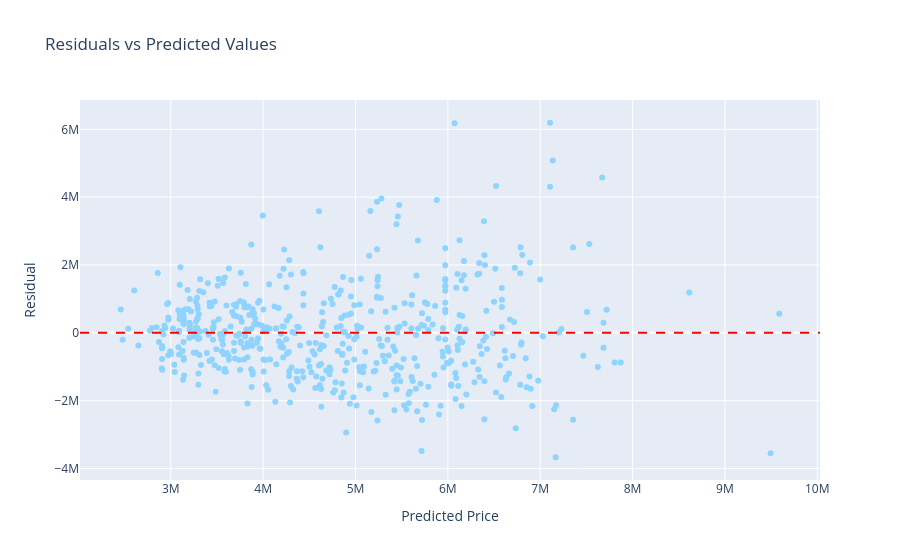

Notebook source saved alongside this figure:
### Markdown cell above
### Residual Plot

### Code cell
fig = px.scatter(
    housing_encoded,
    x="predicted_price",
    y="residuals",
    title="Residuals vs Predicted Values",
    labels={
        "predicted_price":"Predicted Price",
        "residuals":"Residual"
    },
    color_discrete_sequence=["#8FD3FF"]
)

fig.add_hline(
    y=0,
    line_dash="dash",
    line_color="red"
)

fig.show()

### Figure 1 — Plotly figure (JSON) as saved in the notebook; plotly's stock layout.template omitted (floating-point values rounded to 4 significant figures; data arrays with more than 128 entries replaced by an {"elided": "..."} marker saying what was removed)
{"data": [{"hovertemplate": "Predicted Price=%{x}<br>Residual=%{y}<extra></extra>", "legendgroup": "", "marker": {"color": "#8FD3FF", "symbol": "circle"}, "mode": "markers", "name": "", "orientation": "v", "showlegend": false, "type": "scatter", "x": {"elided": "545 float values"}, "xaxis": "x", "y": {"elided": "545 float values"}, "yaxis": "y"}], "layout": {"legend": {"tracegroupgap": 0}, "shapes": [{"line": {"color": "red", "dash": "dash"}, "type": "line", "x0": 0, "x1": 1, "xref": "x domain", "y0": 0, "y1": 0, "yref": "y"}], "title": {"text": "Residuals vs Predicted Values"}, "xaxis": {"anchor": "y", "domain": [0, 1], "title": {"text": "Predicted Price"}}, "yaxis": {"anchor": "x", "domain": [0, 1], "title": {"text": "Residual"}}}}
